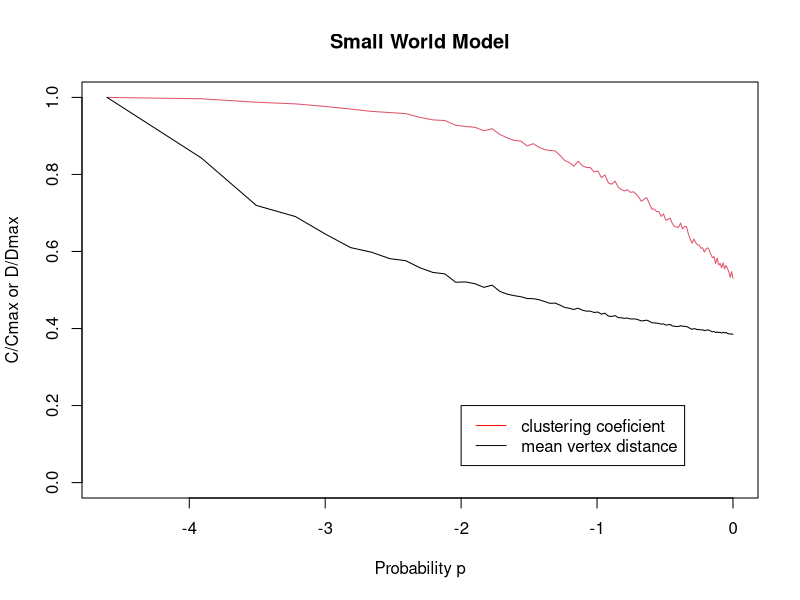

Write R code to recreate this figure.
require(igraph)

#
# 3 – Modelo	WS
#

#Watts-Strogatz
giant.component <- function(graph) {
  cl <- clusters(graph)
  induced.subgraph(graph, which(cl$membership == which.max(cl$csize)))
}

t<-rep(0,100)
g<-rep(0,100)
p<-rep(0,100)

for(i in 1:100)
{
  w <- watts.strogatz.game(dim=1,size=1000,nei=10,p=i/1000)
  w_1 <- giant.component(w)
  t[i]<-transitivity(w_1)
  g[i]<- mean(distances(w_1,v = V(w_1), mode = c("all"), weights = NULL))
  p[i]<-(i/100)
}

plot(log(p),t/max(t),type = 'l',   
     ylab = "C/Cmax or D/Dmax", 
     xlab = "Probability p",
     main = "Small World Model",
     col=2,
     ylim=c(0,1))
lines(log(p), g/max(g))
legend(x=-2, y = 0.2, 
       legend = c("clustering coeficient","mean vertex distance"), 
       col = c("red","black"),
       lty = c(1,1))